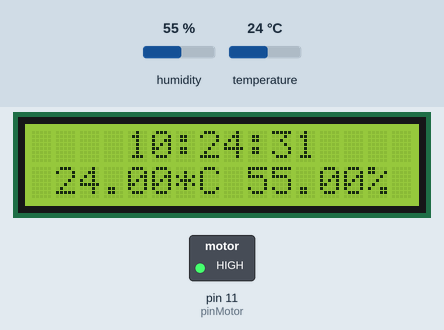
This sketch was run on a simulated Arduino Uno, built with avr-gcc and run on an emulated ATmega328P. On the bench: 16×2 character LCD, switched loads named in the sketch (green lamp = pin HIGH). Wiring (inferred from the names in the program): DS3231 clock at I2C address 0x68. Inputs (shaded band) come from the test bench; at power-on: temperature 24 °C, humidity 55 %. The local clock reads 2024-03-15 10:24:30 at power-on unless the sketch sets it; what the sketch prints to the serial monitor is not drawn.

Above: at 1.2 s.
1.3 s: temperature set to 11 °C
At 3.7 s:
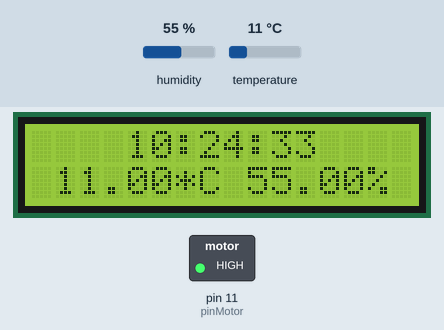
5.6 s: temperature set to 8 °C
At 7.9 s:
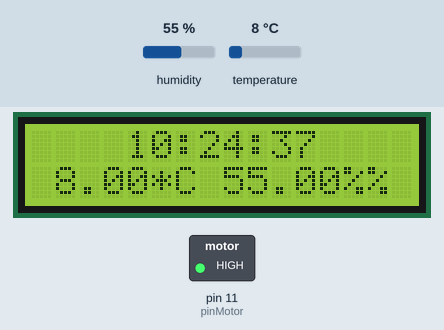
11.7 s: humidity set to 68 %
At 14.0 s:
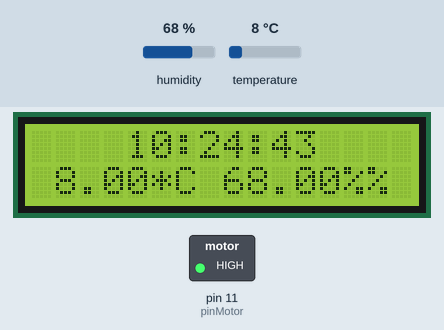
15.8 s: humidity set to 71 %
At 18.2 s:
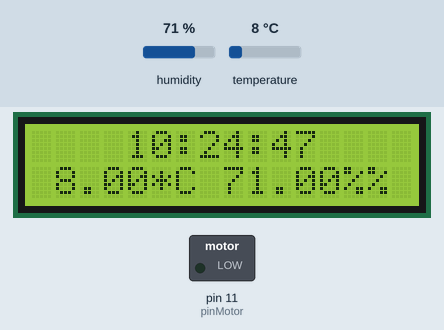
21.9 s: temperature set to 12 °C
At 24.4 s:
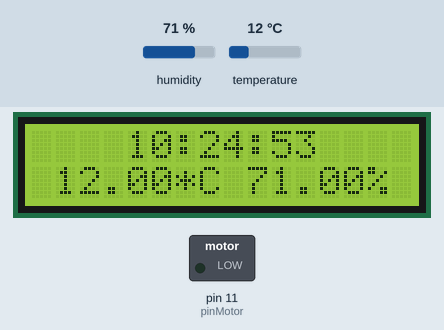
Timing chart, 0 to 25.9 s (numbered marks = the images above; inputs shaded):
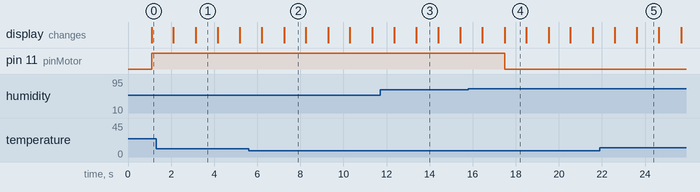

The sketch:

AutoWateringSystem.ino
```cpp
#include "DHT.h"
#include "Wire.h"
#include <SoftwareSerial.h>
#include <LiquidCrystal.h>

#define DS3231_I2C_ADDRESS 0x68
#define DHTPIN 10
#define DHTTYPE DHT11   // DHT 11
#define pinMotor  11
//#define pinRainsensor 6
#define waterflow 1.5
//-- VARIABLES initialize --

int Temperature =30;
int Moisture= 70;
float AmmountWater=0.5;
float temp_setup = 0;
float humi_setup = 0;
int a[5], c;

DHT dht(DHTPIN, DHTTYPE);
SoftwareSerial ArduinoUno(3,2);

byte check = 0;
int mark;
LiquidCrystal lcd(9, 8, 7, 6, 5, 4);

byte nowHour,nowMinute,nowSecond;
int out=LOW;

void setup() {
  Serial.begin(115200);
  Serial.println("Đề tài : Hệ Thống Tưới Cây Tự Động -- Nhóm 18");
  lcd.begin(16, 2);
  pinMode(pinMotor, OUTPUT);
  dht.begin();
  Wire.begin();
  mark=0;
  ArduinoUno.begin(115200);
}

void loop() {

  float H,T;
  int hour, minute;
  Readsensor(H,T);
  readDS3231time(minute,hour);
  SetupHT(H,T,hour,minute);     //Ham gui du lieu cho nodemcu

  DisplayonLCD(H,T);
  AutoWateringMode(H,T);
  Alarm(16,10);
  //SetupHT();
}

void setDS3231time(byte second, byte minute, byte hour, byte dayOfWeek, byte
dayOfMonth, byte month, byte year)
{
  // sets time and date data to DS3231
  Wire.beginTransmission(DS3231_I2C_ADDRESS);
  Wire.write(0); // set next input to start at the seconds register
  Wire.write(decToBcd(second)); // set seconds
  Wire.write(decToBcd(minute)); // set minutes
  Wire.write(decToBcd(hour)); // set hours
  Wire.write(decToBcd(dayOfWeek)); // set day of week (1=Sunday, 7=Saturday)
  Wire.write(decToBcd(dayOfMonth)); // set date (1 to 31)
  Wire.write(decToBcd(month)); // set month
  Wire.write(decToBcd(year)); // set year (0 to 99)
  Wire.endTransmission();
}

void readDS3231time(byte & second,byte & minute,byte & hour,byte & dayOfWeek,byte & dayOfMonth,byte & month,byte & year)
{
  Wire.beginTransmission(DS3231_I2C_ADDRESS);
  Wire.write(0); // set DS3231 register pointer to 00h
  Wire.endTransmission();
  Wire.requestFrom(DS3231_I2C_ADDRESS, 7);
  // request seven bytes of data from DS3231 starting from register 00h
  second = bcdToDec(Wire.read() & 0x7f);
  minute = bcdToDec(Wire.read());
  hour = bcdToDec(Wire.read() & 0x3f);
  dayOfWeek = bcdToDec(Wire.read());
  dayOfMonth = bcdToDec(Wire.read());
  month = bcdToDec(Wire.read());
  year = bcdToDec(Wire.read());
}
void readDS3231time(byte & second,byte & minute,byte & hour)
{
  Wire.beginTransmission(DS3231_I2C_ADDRESS);
  Wire.write(0); // set DS3231 register pointer to 00h
  Wire.endTransmission();
  Wire.requestFrom(DS3231_I2C_ADDRESS, 7);
  // request seven bytes of data from DS3231 starting from register 00h
  second = bcdToDec(Wire.read() & 0x7f);
  minute = bcdToDec(Wire.read());
  hour = bcdToDec(Wire.read() & 0x3f);
}

void readDS3231time(int & hour,int & minute)
{
  int second;
  Wire.beginTransmission(DS3231_I2C_ADDRESS);
  Wire.write(0); // set DS3231 register pointer to 00h
  Wire.endTransmission();
  Wire.requestFrom(DS3231_I2C_ADDRESS, 7);
  // request seven bytes of data from DS3231 starting from register 00h
  second = bcdToDec(Wire.read() & 0x7f);
  minute = bcdToDec(Wire.read());
  hour = bcdToDec(Wire.read() & 0x3f);
}
void displayTime()
{
  String Weekdays[]={"Chủ nhật","Thứ hai", "Thứ ba", "Thứ tư", "Thứ năm", "Thứ sáu", "Thứ bảy"};
  byte second, minute, hour, dayOfWeek, dayOfMonth, month, year;
  // retrieve data from DS3231
  readDS3231time(second, minute, hour, dayOfWeek, dayOfMonth, month, year);
  // send it to the serial monitor
  Serial.print(hour, DEC);  Serial.print(":");
  // convert the byte variable to a decimal number when displayed
  if (minute<10)  Serial.print("0");
  Serial.print(minute, DEC);  Serial.print(":");
  if (second<10) Serial.print("0");
  Serial.print(second, DEC);  Serial.print(" ");
  Serial.print(Weekdays[dayOfWeek-1]);Serial.print(", ");
  Serial.print(dayOfMonth, DEC);  Serial.print("/");
  Serial.print(month, DEC);  Serial.print("/");
  Serial.println(year, DEC);
}
byte decToBcd(byte val)
{
  return( (val/10*16) + (val%10) );
}
// Convert binary coded decimal to normal decimal numbers
byte bcdToDec(byte val)
{
  return( (val/16*10) + (val%16) );
}
bool setTimer(byte hourSet, byte minuteSet)
{
  int hour, minute;
  readDS3231time(hour, minute);
  if(hourSet==hour && minuteSet==minute) return true;
  return false;
}

void Readsensor(float &H, float &T)
{
   H = dht.readHumidity();
   T = dht.readTemperature();

}
void AutoWateringMode(float & H, float & T)
{
   // check if returns are valid, if they are NaN (not a number) then something went wrong!
  if (isnan(T) || isnan(H))   {   return;  }
   if(H < Moisture || T > Temperature )
     {
        digitalWrite(pinMotor,HIGH);
     }
    else  digitalWrite(pinMotor,LOW);
}

void Alarm (int hour, int minute)
{

  if(setTimer(hour,minute)==true && check==0)
    {
      Serial.println("Bao thuc tuoi cay");
      out=HIGH;
      digitalWrite(pinMotor, out);
      check=1;
      mark=0;
      }
     if(out==HIGH)
     {
      int t=roundf(AmmountWater*60/waterflow);
      if(mark==0)
             {
              readDS3231time(nowSecond, nowMinute, nowHour);
              mark=1;
             }
       if(WateringTime(t,nowHour,nowMinute,nowSecond)==true)
                {
                  Serial.println("Dung tuoi cay");
                  out=LOW;
                  digitalWrite(pinMotor, out);
                  mark=0;
                }  }}
bool WateringTime(int t,byte startHour, byte startMinute, byte startSecond)
{
  byte finishHour,finishMinute,finishSecond;
  finishSecond=startSecond+t%3600%60;
  finishMinute=startMinute+t%3600/60+finishSecond/60;
  finishHour=(startHour+t/3600+finishMinute/60)%24;
  finishMinute%=60;
  finishSecond%=60;
  byte nowHour,nowMinute,nowSecond;
  readDS3231time(nowSecond, nowMinute, nowHour);
  if(finishHour==nowHour && finishMinute==nowMinute && finishSecond==nowSecond) return true;
  else return false;
}

void DisplayonLCD (float & H, float & T)
{
  //Display time
   byte second, minute, hour;
  readDS3231time(second, minute, hour);
  lcd.setCursor(4, 0);
  String strHour="",strMinute="",strSecond="";
   strHour+=hour;
   strMinute+=minute;
   strSecond+=second;
  if(hour<10) {strHour="";strHour=strHour+'0'+hour;}
  if(minute<10) {strMinute="";strMinute=strMinute+'0'+minute;}
  if(second<10) {strSecond="";strSecond=strSecond+'0'+second;}
  String time="";
  time=time+ strHour+':'+strMinute+':'+strSecond;
  lcd.print(time);
  //Display tempature and humidity
  lcd.setCursor(1, 1);
  String Index="";
  Index=Index+T+"*C"+' '+H+'%';
  lcd.print(Index);
}

void SetupHT(float & H, float & T, int & minute, int & hour)
{
  //Hien tai: hour=45, minute=165 vi chua cam dong ho
   Serial.print("Do am: ");
   Serial.println(H);
   Serial.print("Nhiet do: ");
   Serial.println(T);
   Serial.print("Gio: ");
   Serial.print(hour);
   Serial.print("      phut: ");
   Serial.println(minute);
   ArduinoUno.print(H);
   ArduinoUno.println("h");
   ArduinoUno.print(T);
   ArduinoUno.println("h");
   ArduinoUno.print(hour);
   ArduinoUno.println("h");
   ArduinoUno.print(minute);
   ArduinoUno.println("h");
   ArduinoUno.flush();
   Serial.println("Da gui");

  delay(1000);
}
```

Measured:
- the behaviour switches between 10 and 9 °C on temperature (found by bisection; images 1 and 2)
- the behaviour switches between 69 and 70 % on humidity (found by bisection; images 3 and 4)
- after the input at 5.6 s, the display: first differs from a run without the input after 1.6 s (image 2)
- after the input at 15.8 s, pin 11 (pinMotor): HIGH → LOW after 1.7 s
- after the input at 21.9 s, the display: first differs from a run without the input after 1.7 s (image 5)
- what the display in image 1 shows lasts 1.1 s, from 3.1 s to 4.2 s
